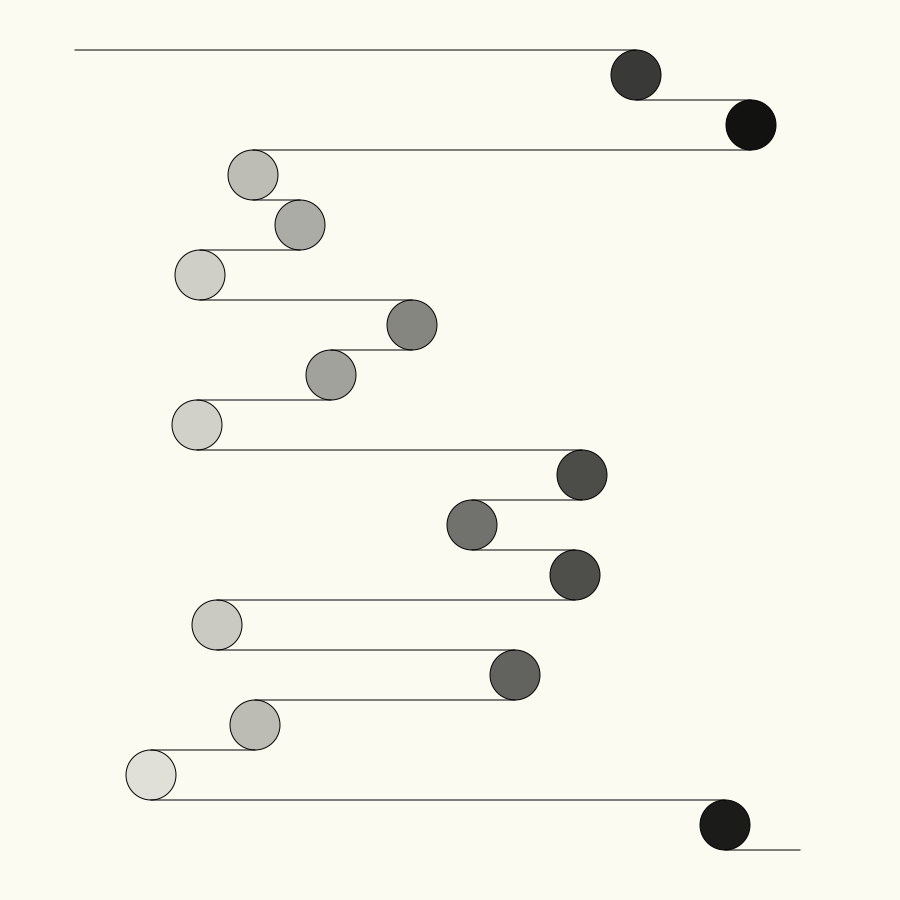

Write the Python code that produced this figure.
import py5
import random

# background = '#292F36'
background = '#FBFBF2'
stroke_circles = '#000000'
stroke_lines = '#848FA5'

width_canvas = 900
height_canvas = 900


def setup():
    """Setup the canvas"""
    py5.size(width_canvas, height_canvas)
    # py5.begin_record(py5.SVG, '20230802_tangents/tangents.svg')
    py5.frame_rate(3)
    py5.background(background)
    py5.color_mode(py5.HSB)
    py5.no_fill()


def draw():
    """Make the drawing"""
    py5.background(background)
    x = random.randint(100, 800)
    x_ = 75
    for y in range(75, 900, 50):
        # py5.no_fill()
        R = (255 - 10) / (800 - 100)
        alpha = (x - 100) * R + 10
        py5.fill(stroke_circles, alpha)
        py5.stroke(stroke_circles)
        if y != 875:
            py5.ellipse(x, y, 50, 50)
            py5.line(x_, y-25, x, y-25)
        elif y == 875:
            py5.line(x_, y-25, 800, y-25)
        x_ = x
        x = random.randint(100, 800)
    # py5.no_loop()
    # py5.end_record()
    # py5.save('20230802_tangents/tangents.png')


py5.run_sketch()
